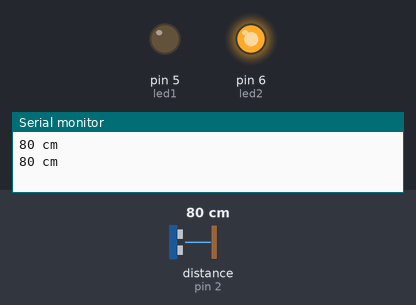
A sketch run on a simulated Arduino Uno, built with avr-gcc and run on an emulated ATmega328P. Parts: output pins drawn as LEDs (lit = HIGH), the last lines printed to the serial monitor. Wiring (inferred from the names in the program): ultrasonic range finder: trigger pin 3; echo pin 2. Inputs (shaded band) come from the test bench; at power-on: distance to the obstacle (sensor on pin 2) 80 cm. The echo pulse lasts 58.3 µs per cm; pins used as bus, display or sensor lines are not drawn.

Above: at 1.8 s.
1.9 s: distance to the obstacle (sensor on pin 2) set to 2 cm
At 2.5 s:
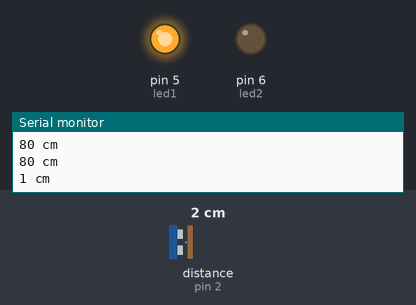
3.5 s: distance to the obstacle (sensor on pin 2) set to 18 cm
At 5.2 s:
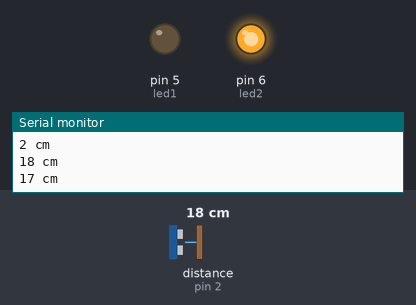
5.5 s: distance to the obstacle (sensor on pin 2) set to 4 cm
At 7.0 s:
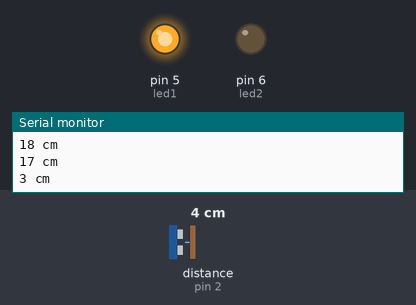
Timing chart, 0 to 8.5 s (numbered marks = the images above; inputs shaded):
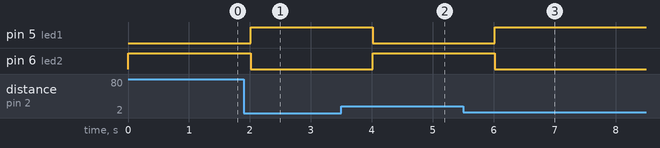

Measured:
- after the input at 1.9 s, pin 5 (led1): LOW → HIGH after 0.11 s; pin 6 (led2): HIGH → LOW after 0.11 s
- after the input at 3.5 s, pin 5 (led1): HIGH → LOW after 0.51 s; pin 6 (led2): LOW → HIGH after 0.51 s
- after the input at 5.5 s, pin 5 (led1): LOW → HIGH after 0.52 s; pin 6 (led2): HIGH → LOW after 0.52 s

The sketch:

sonar.ino
```cpp
int trigPin = 3; // назначаем имя для Pin8
int echoPin = 2; // назначаем имя для Pin9
int led1 = 5;
int led2 = 6;

void setup() {
  Serial.begin (9600); // подключаем монитор порта
  pinMode(trigPin, OUTPUT); // назначаем trigPin, как выход
  pinMode(echoPin, INPUT); // назначаем echoPin, как вход
  pinMode(led1, OUTPUT);
  pinMode(led2, OUTPUT);
}

void loop() {
  int duration, cm; // назначаем переменную "cm" и "duration" для показаний датчика
  digitalWrite(trigPin, LOW); // изначально датчик не посылает сигнал
  delayMicroseconds(2); // ставим задержку в 2 ммикросекунд

  digitalWrite(trigPin, HIGH); // посылаем сигнал
  delayMicroseconds(10); // ставим задержку в 10 микросекунд
  digitalWrite(trigPin, LOW); // выключаем сигнал

  duration = pulseIn(echoPin, HIGH); // включаем прием сигнала

  cm = duration / 58; // вычисляем расстояние в сантиметрах

  Serial.print(cm); // выводим расстояние в сантиметрах
  Serial.println(" cm");


  if (cm <= 10 ){
    digitalWrite(led1, HIGH);
  } else {
    digitalWrite(led1, LOW);
  }

    if (cm >= 10 ){
    digitalWrite(led2, HIGH);
  } else {

    digitalWrite(led2, LOW);
  }

  delay(1000); // ставим паузу в 1 секунду
}
```
